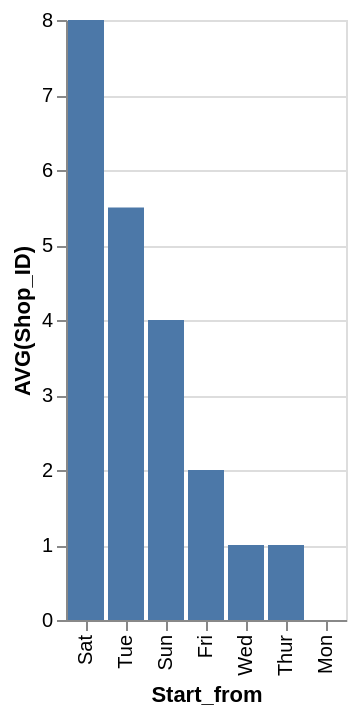

The specification (Vega-Lite) saved for this image:
### Vega-Lite specification from a JSON file in a GitHub repository (floating-point values rounded to 4 significant figures)
{"data": {"values": [{"x_data": "Mon", "y_data": 0}, {"x_data": "Tue", "y_data": 5.5}, {"x_data": "Wed", "y_data": 1}, {"x_data": "Thur", "y_data": 1}, {"x_data": "Fri", "y_data": 2}, {"x_data": "Sat", "y_data": 8}, {"x_data": "Sun", "y_data": 4}]}, "mark": "bar", "encoding": {"x": {"field": "x_data", "type": "nominal", "title": "Start_from", "sort": {"op": "sum", "field": "y_data", "order": "descending"}}, "y": {"field": "y_data", "type": "quantitative", "title": "AVG(Shop_ID)"}}}
